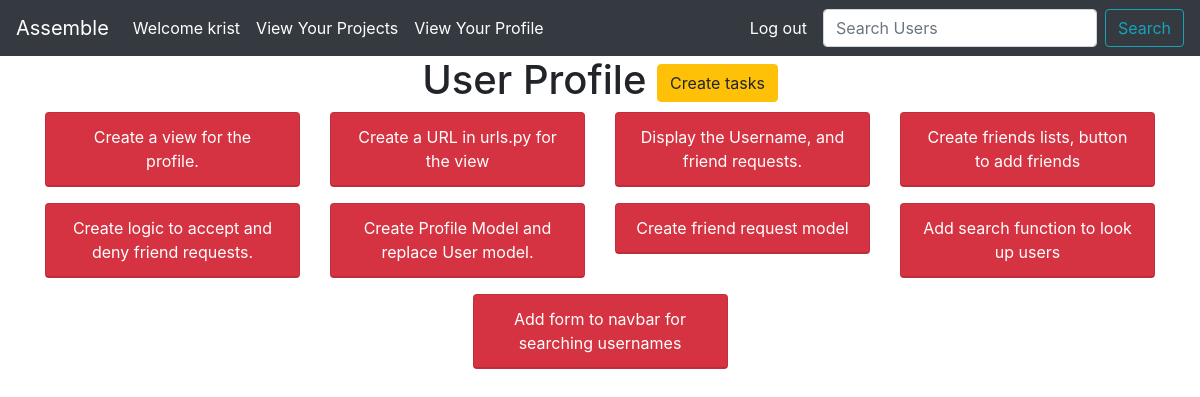
The page /home/project-component-detail/user-profile/ (signed in) on the database its author committed.
### assemble/models.py (models this page shows, shortened)
class ProjectComponent(models.Model):
    name = models.CharField(max_length=200)
    description = models.CharField(max_length=200,blank=True)
    slug = models.SlugField(max_length=100,unique=True,blank=True,null=True)
    completed = models.BooleanField(default=False)
    task = models.ForeignKey('self',null=True,default=None,related_name="component",on_delete=models.CASCADE)
    project = models.ForeignKey(Project,on_delete=models.CASCADE)

### assemble/views.py (the view)
# urls.py: path('project-component-detail/<project_component_slug>/',project_component_detail_view,name="project-component-detail"),
@login_required
def project_component_detail_view(request,project_component_slug):
    component = ProjectComponent.objects.get(slug=project_component_slug)
    component_tasks = component.component.all()
    context = {
        'component_tasks':component_tasks,
        'component':component,
    }
    return render(request,'assemble/project_component.html',context)

### templates/assemble/project_component.html (shortened to what this page needs)
{% extends 'assemble/base.html' %}
{% block content %}
<div class="container text-center">
    <h1>{{ component.name }} <a class="btn btn-warning" href="{% url 'create-task' component.slug %}">Create tasks</a></h1>
    <div class="row justify-content-center">
        {% for task in component_tasks %}
            <div class="col-3">
                <div class="card text-white bg-danger mb-3">
                    <div class="card-header">{{ task.name }}</div>
                </div>
            </div>
        {% endfor %}
    </div>
</div>
{% endblock content %}

### templates/assemble/navbar_horizontal.html (shortened to what this page needs)
<nav class="navbar navbar-expand-lg navbar-light bg-dark">
    <a class="navbar-brand text-white" href="{% url 'home' %}">
        Assemble
    </a>
    <ul class="navbar-nav mr-auto">
        <li class="nav-item active">
            <a class="nav-link disabled text-white"> Welcome {{ user.username }} </a>
        </li>
        {% if not user.is_authenticated %}
            <li class="nav-item">
                <a class="nav-link text-white" href="{% url 'login' %}">Login</a>
            </li>
            <li class="nav-item">
                <a class="nav-link text-white" href="{% url 'sign-up' %}">Sign up</a>
            </li>
        </ul>
        {% else %}
            <li class="nav-item">
                <a class="nav-link text-white" href="{% url 'project-list' %}">
                    View Your Projects
                </a>
            </li>
            <li class="nav-item">
                <a class="nav-link text-white" href="{% url 'profile' %}">
                    View Your Profile
                </a>
            </li>
        </ul>
        <a class="nav-link text-white navbar-text" href="{% url 'logout' %}">Log out</a>
        <form class="form-inline" method="post" action="{% url 'search-user' %}">
            <input class="form-control mr-sm-2" name="username" type="search" placeholder="Search Users" aria-label="Search">
            <button class="btn btn-outline-info my-2 my-sm-0" type="submit">Search</button>
        </form>
        {% endif %}
</nav>

### rows shown on the page
ProjectComponent: name "User Profile"
ProjectComponent: name "Create a view for the profile."
ProjectComponent: name "Create a URL in urls.py for the view"
ProjectComponent: name "Display the Username, and friend requests."
ProjectComponent: name "Create friends lists, button to add friends"
ProjectComponent: name "Create logic to accept and deny friend requests."
ProjectComponent: name "Create Profile Model and replace User model."
ProjectComponent: name "Create friend request model"
ProjectComponent: name "Add search function to look up users"
ProjectComponent: name "Add form to navbar for searching usernames"

### other values the page prints
{{ user.username }} "krist"
